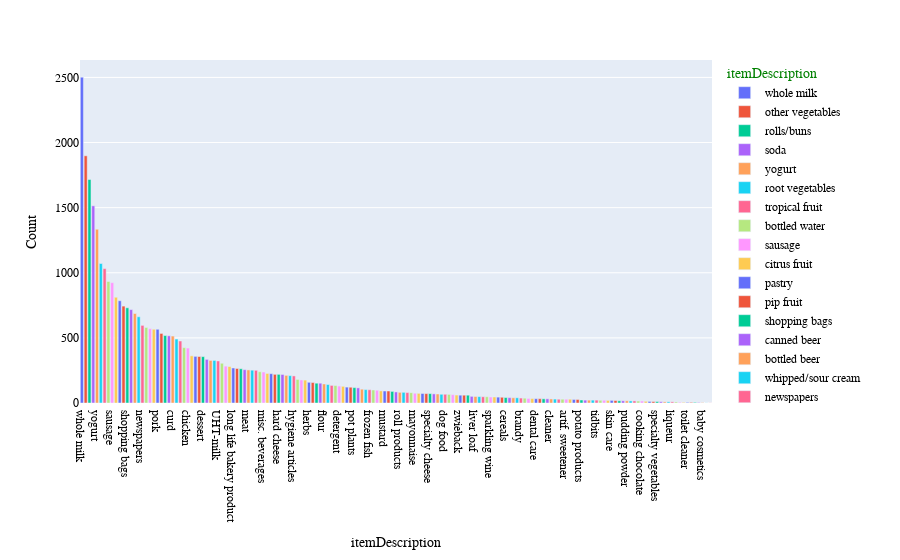

The notebook cell saved with this chart:
### Code cell
import plotly.express as px

fig = px.bar(data,
             x=data['itemDescription'].value_counts().keys(),
             y=data['itemDescription'].value_counts().values,
             color=data['itemDescription'].value_counts().keys()
             )
fig.update_layout(xaxis_title='itemDescription',
                  yaxis_title='Count',
                  legend_title='itemDescription',
                  font_family="Courier New",
                  font_color="black",
                  title_font_family="Times New Roman",
                  title_font_color="red",
                  legend_title_font_color="green"
                  )

fig.show()
